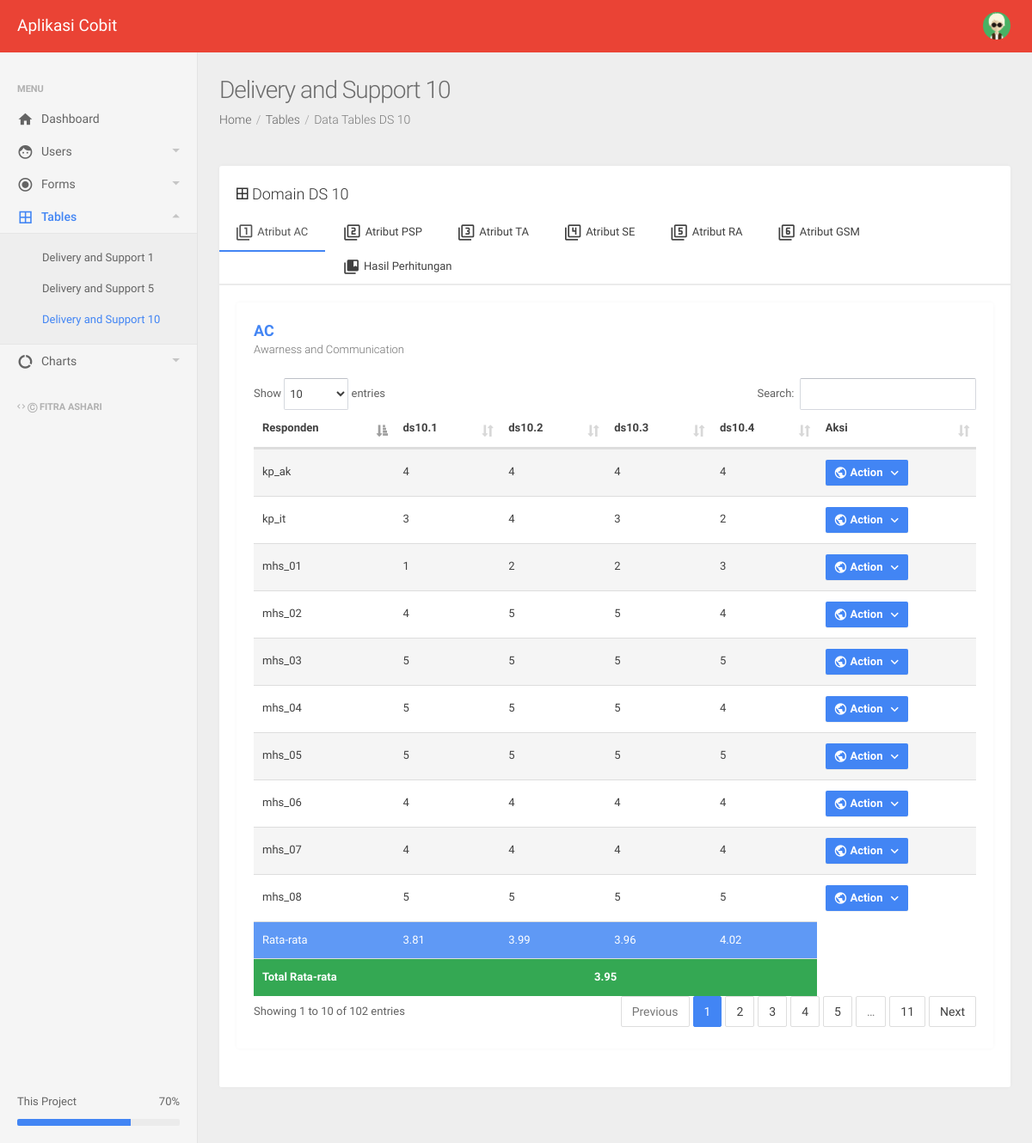
Screenshot of /index.php?page=ds10 (signed in) with the database file from the repository.
### tables this page shows
CREATE TABLE `ds10ac` (
  `kd_user` varchar(10) NOT NULL,
  `ds101ac` int(5) NOT NULL,
  `ds102ac` int(5) NOT NULL,
  `ds103ac` int(5) NOT NULL,
  `ds104ac` int(5) NOT NULL
);

### rata_ds10.php (called while the page is built, shortened)
<?php
$qry_ds101ac=mysqli_query($conn,"SELECT sum(ds101ac)/count(ds101ac) as ds101ac from ds10ac");
$data_ds101ac=mysqli_fetch_array($qry_ds101ac);
$rata_ds101ac=$data_ds101ac[0];
$qry_ds102ac=mysqli_query($conn,"SELECT sum(ds102ac)/count(ds102ac) as ds102ac from ds10ac");
$data_ds102ac=mysqli_fetch_array($qry_ds102ac);
$rata_ds102ac=$data_ds102ac[0];
$qry_ds103ac=mysqli_query($conn,"SELECT sum(ds103ac)/count(ds103ac) as ds103ac from ds10ac");
$data_ds103ac=mysqli_fetch_array($qry_ds103ac);
$rata_ds103ac=$data_ds103ac[0];
$qry_ds104ac=mysqli_query($conn,"SELECT sum(ds104ac)/count(ds104ac) as ds104ac from ds10ac");
$data_ds104ac=mysqli_fetch_array($qry_ds104ac);
$rata_ds104ac=$data_ds104ac[0];
 ?>

### v_ds10.php (the view, shortened to what this page needs)
<?php
include 'koneksi.php';
include 'rata_ds10.php';
?>
        <div class="page-head">
          <h2 class="page-head-title">Delivery and Support 10</h2>
          <ol class="breadcrumb page-head-nav">
            <li><a href="#">Home</a></li>
            <li><a href="#">Tables</a></li>
            <li class="active">Data Tables DS 10</li>
          </ol>
        </div>
        <div class="main-content container-fluid">
 <div class="row">
            <div class="col-sm-12">
			              <div class="panel panel-default">
                <div class="panel-heading"><span class="icon mdi mdi-border-all"></span> Domain DS 10</div>
                <div class="tab-container">
                  <ul class="nav nav-tabs ">
                    <li class="active"><a href="#ac" data-toggle="tab"><span class="icon mdi mdi-collection-item-1"></span>Atribut AC</a></li>
                    <li><a href="#psp" data-toggle="tab"><span class="icon mdi mdi-collection-item-2"></span>Atribut PSP</a></li>
                    <li><a href="#ta" data-toggle="tab"><span class="icon mdi mdi-collection-item-3"></span>Atribut TA</a></li>
					 <li><a href="#se" data-toggle="tab"><span class="icon mdi mdi-collection-item-4"></span>Atribut SE</a></li>
					 <li><a href="#ra" data-toggle="tab"><span class="icon mdi mdi-collection-item-5"></span>Atribut RA</a></li>
					 <li><a href="#gsm" data-toggle="tab"><span class="icon mdi mdi-collection-item-6"></span>Atribut GSM</a></li>
					 <li><a href="#hasil" data-toggle="tab"><span class="icon mdi mdi-collection-bookmark"></span>Hasil Perhitungan</a></li>
                  </ul>
                  <div class="tab-content">
                    <div id="ac" class="tab-pane active cont">
					<div class="panel">
<div class="panel-heading  text-primary"><strong>AC</strong><span class="panel-subtitle">Awarness and Communication</span></div>
<div class="panel-body">
					<table id="table1" class="display table table-striped table-hover table-fw-widget" >
 <thead>
            <tr >
              <th >Responden</th>
              <th >ds10.1</th>
              <th >ds10.2</th>
              <th >ds10.3</th>
              <th >ds10.4</th><th >Aksi</th>
            </tr>
			 </thead>
			 <tbody>
            <?php
$tampil=mysqli_query($conn,"SELECT * from ds10ac");
while ($data=mysqli_fetch_assoc($tampil))
{
 $kd_user  = $data['kd_user'];
    $ds101ac  = $data['ds101ac'];
    $ds102ac  = $data['ds102ac'];
    $ds103ac  = $data['ds103ac'];
    $ds104ac  = $data['ds104ac'];
	echo "<tr><td>$kd_user</td><td>$ds101ac</td><td>$ds102ac</td><td>$ds103ac</td><td>$ds104ac</td><td>
	                    <div class='btn-group btn-hspace'>
                      <button type='button' data-toggle='dropdown' class='btn btn-primary dropdown-toggle'><i class='icon icon-left mdi mdi-globe'></i> Action <span class='icon-dropdown mdi mdi-chevron-down'></span></button>
                      <ul role='menu' class='dropdown-menu'>
                        <li><a href='delete.php?kd=$kd_user&tabel=ds10'><i class='icon icon-left mdi mdi-delete'></i>Delete</a></li>
                        </ul>
                    </div></td></tr>";
}
?>
          </tbody>
		  <tbody><tr class="primary">
              <td>Rata-rata</td>
			  <td><?php
echo $rata1=number_format($rata_ds101ac,2);
?></td>
              <td><?php
echo $rata2=number_format($rata_ds102ac,2);
?></td>
              <td><?php
echo $rata3=number_format($rata_ds103ac,2);
?></td>
              <td><?php
echo $rata4=number_format($rata_ds104ac,2);
?></td></tr><tr class="success"><td><b>Total Rata-rata</b></td>
              <td colspan="4"><b><center><?php
echo $rata_ac=number_format(($rata1+$rata2+$rata3+$rata4)/4,2);
?>              </center></b></td></tr></tbody></table></div></div></div>
              </div>
            </div>
</div>            </div>
          </div>

### rows the page displays
ds10ac: kd_user "kp_ak", ds101ac "4", ds102ac "4", ds103ac "4", ds104ac "4"
ds10ac: kd_user "kp_it", ds101ac "3", ds102ac "4", ds103ac "3", ds104ac "2"
ds10ac: kd_user "mhs_01", ds101ac "1", ds102ac "2", ds103ac "2", ds104ac "3"
ds10ac: kd_user "mhs_02", ds101ac "4", ds102ac "5", ds103ac "5", ds104ac "4"
ds10ac: kd_user "mhs_03", ds101ac "5", ds102ac "5", ds103ac "5", ds104ac "5"
ds10ac: kd_user "mhs_04", ds101ac "5", ds102ac "5", ds103ac "5", ds104ac "4"
ds10ac: kd_user "mhs_05", ds101ac "5", ds102ac "5", ds103ac "5", ds104ac "5"
ds10ac: kd_user "mhs_06", ds101ac "4", ds102ac "4", ds103ac "4", ds104ac "4"
ds10ac: kd_user "mhs_07", ds101ac "4", ds102ac "4", ds103ac "4", ds104ac "4"
ds10ac: kd_user "mhs_08", ds101ac "5", ds102ac "5", ds103ac "5", ds104ac "5"

### other values shown
$rata1=number_format($rata_ds101ac,2) "3.81"
$rata2=number_format($rata_ds102ac,2) "3.99"
$rata3=number_format($rata_ds103ac,2) "3.96"
$rata4=number_format($rata_ds104ac,2) "4.02"
$rata_ac=number_format(($rata1+$rata2+$rata3+$rata4)/4,2) "3.95"
